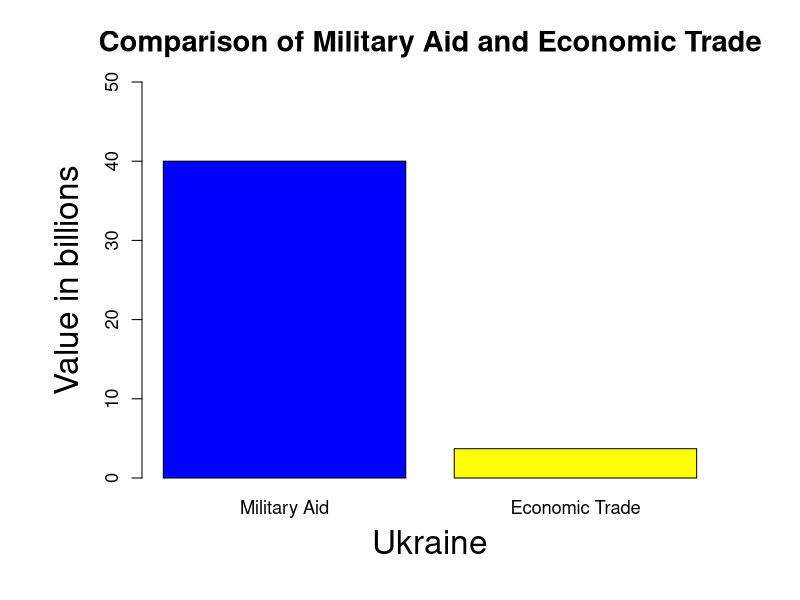
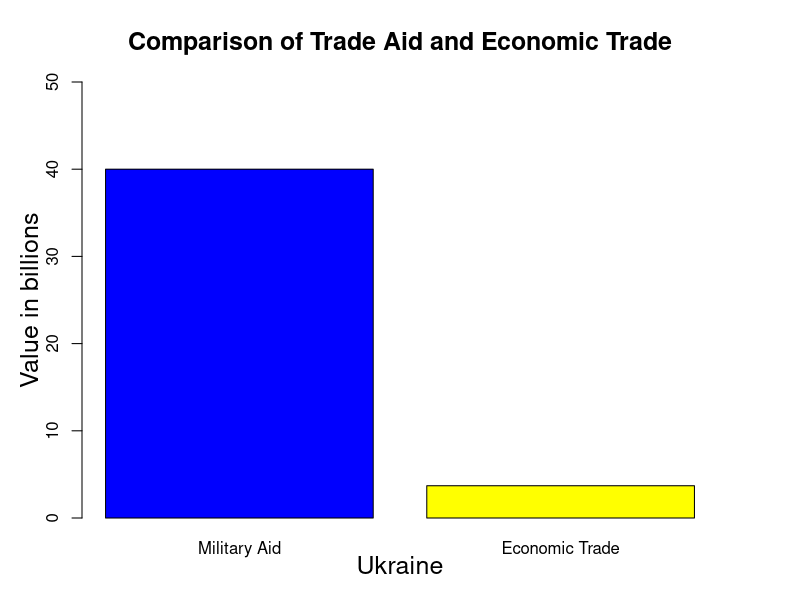
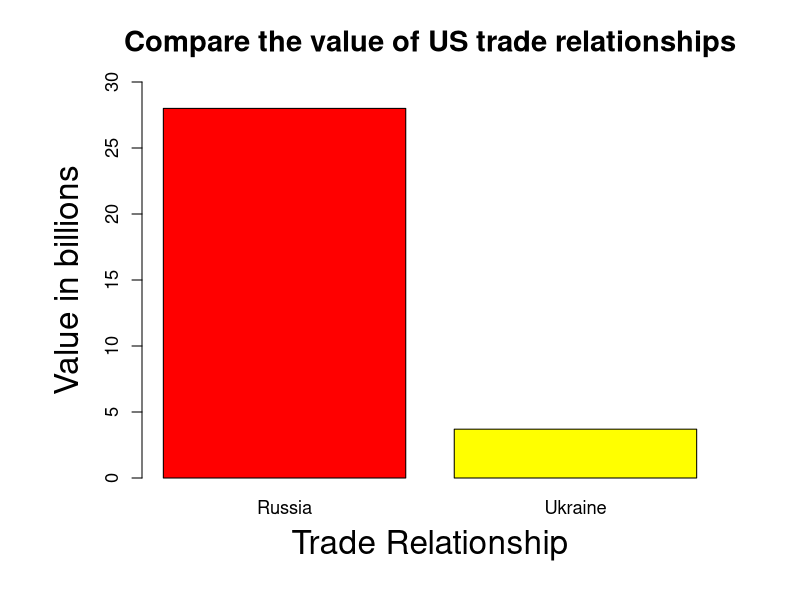
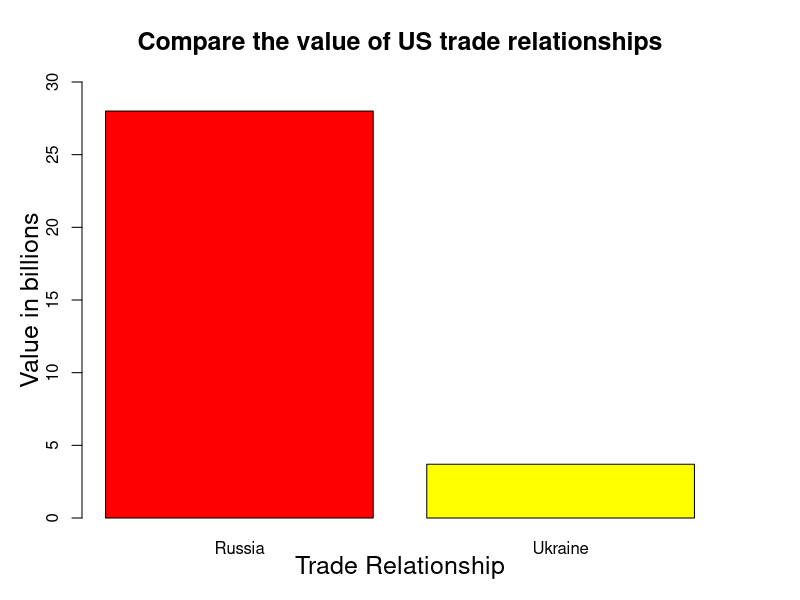
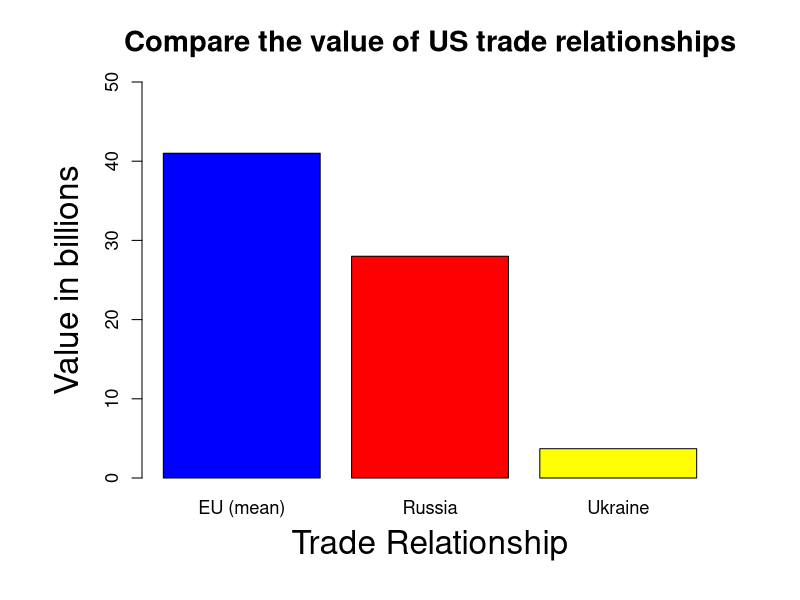
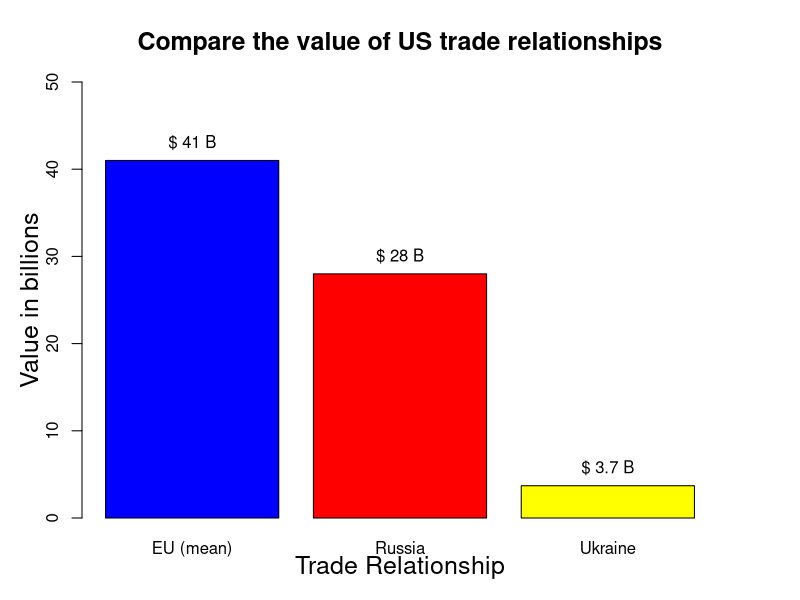

Recreate these plots in R, in order.

mil.aid <- 40
russo.trade <- 28
eco.trade <- 3.7

png( "viz/ukraine-4v40b.png", 
      width = 1000, height = 750, 
      units = "px", pointsize = 16, 
      bg = rgb( 248, 245, 236, maxColorValue = 255 ) 
)

par( 
    cex.main = 1.75, cex.axis = 1.10, cex.lab = 1.25,
    # margins: bottom, left, top and right
    par( mar = c( 6, 7, 4, 4 ) + 0.1 )  
)

x <- barplot( 
        c( mil.aid, eco.trade ),  names = c( "Military Aid", "Economic Trade"), 
        main = "Comparison of Military Aid and Economic Trade",
        ylim = c( 0, 50 ), xlab="", ylab="", 
        col = c( "blue", "yellow" ) 
) 

title( xlab="Ukraine", cex.lab = 2, line = 3 )
title( ylab="Value in billions", cex.lab = 2, line = 3 )

dev.off()

#
# We need to reconfigure values for png and par. Otherwise, the
# previously configured values (from above) continue to prevail.
#
png( "viz/ukraine-4v40b-tumblr.png", 
      width = 500, height = 375, 
      units = "px", pointsize = 9, 
      bg = rgb( 248, 245, 236, maxColorValue = 255 ) 
)

par( 
    cex.main = 1.5, cex.axis = 1, cex.lab = 1,
    # margins: bottom, left, top and right
    par( mar = c( 4, 4, 4, 4 ) + 0.1 )  
)

x <- barplot( 
        c( mil.aid, eco.trade ),  names = c( "Military Aid", "Economic Trade"), 
        main = "Comparison of Trade Aid and Economic Trade",
        ylim = c( 0, 50 ), xlab="", ylab="", 
        col = c( "blue", "yellow" ) 
) 

title( xlab="Ukraine", cex.lab = 1.5, line = 2 )
title( ylab="Value in billions", cex.lab = 1.5, line = 2 )

#
##############################################################
#

png( "viz/russo-ukraine.png", 
      width = 1000, height = 750, 
      units = "px", pointsize = 16, 
      bg = rgb( 248, 245, 236, maxColorValue = 255 ) 
)

par( 
    cex.main = 1.75, cex.axis = 1.10, cex.lab = 1.25,
    # margins: bottom, left, top and right
    par( mar = c( 6, 7, 4, 4 ) + 0.1 )  
)

x <- barplot( 
        c( russo.trade, eco.trade ),  names = c( "Russia", "Ukraine"), 
        main = "Compare the value of US trade relationships",
        ylim = c( 0, 30 ), xlab="", ylab="", 
        col = c( "red", "yellow" ) 
) 

title( xlab="Trade Relationship", cex.lab = 2, line = 3 )
title( ylab="Value in billions", cex.lab = 2, line = 3 )

dev.off()


#
##############################################################
#


#
# We need to reconfigure values for png and par. Otherwise, the
# previously configured values (from above) continue to prevail.
#
png( "viz/russo-ukraine-tumblr.png", 
      width = 500, height = 375, 
      units = "px", pointsize = 9, 
      bg = rgb( 248, 245, 236, maxColorValue = 255 ) 
)

par( 
    cex.main = 1.5, cex.axis = 1, cex.lab = 1,
    # margins: bottom, left, top and right
    par( mar = c( 4, 4, 4, 4 ) + 0.1 )  
)

x <- barplot( 
        c( russo.trade, eco.trade ),  names = c( "Russia", "Ukraine"), 
        main = "Compare the value of US trade relationships",
        ylim = c( 0, 30 ), xlab="", ylab="", 
        col = c( "red", "yellow" ) 
) 

title( xlab="Trade Relationship", cex.lab = 1.5, line = 2 )
title( ylab="Value in billions", cex.lab = 1.5, line = 2 )

dev.off()


#
##############################################################
#

tai.trade       <- 90.6
eu.mean.trade   <- round( 40.7404 )

png( "viz/eu-ukraine.png", 
      width = 1000, height = 750, 
      units = "px", pointsize = 16, 
      bg = rgb( 248, 245, 236, maxColorValue = 255 ) 
)

par( 
    cex.main = 1.75, cex.axis = 1.10, cex.lab = 1.25,
    # margins: bottom, left, top and right
    par( mar = c( 6, 7, 4, 4 ) + 0.1 )  
)

x <- barplot( 
        c( eu.mean.trade, russo.trade, eco.trade ),  
        names = c( "EU (mean)", "Russia", "Ukraine"), 
        main = "Compare the value of US trade relationships",
        ylim = c( 0, 50 ), xlab="", ylab="", 
        col = c( "blue", "red", "yellow" ) 
) 

title( xlab="Trade Relationship", cex.lab = 2, line = 3 )
title( ylab="Value in billions", cex.lab = 2, line = 3 )

dev.off()


#
##############################################################
#


#
# We need to reconfigure values for png and par. Otherwise, the
# previously configured values (from above) continue to prevail.
#
png( "viz/eu-ukraine-tumblr.png", 
      width = 500, height = 375, 
      units = "px", pointsize = 9, 
      bg = rgb( 248, 245, 236, maxColorValue = 255 ) 
)

par( 
    cex.main = 1.5, cex.axis = 1, cex.lab = 1,
    # margins: bottom, left, top and right
    par( mar = c( 4, 4, 4, 4 ) + 0.1 )  
)

x <- barplot( 
        c( eu.mean.trade, russo.trade, eco.trade ),  
        names = c( "EU (mean)", "Russia", "Ukraine"), 
        main = "Compare the value of US trade relationships",
        ylim = c( 0, 50 ), xlab="", ylab="", 
        col = c( "blue", "red", "yellow" ) 
)  

trade.volume <- c( eu.mean.trade, russo.trade, eco.trade )
trade.volume.deco <- paste( "$", trade.volume, "B" )
y.loc <- trade.volume + 2
#
# The `text()` . . . procedure(?) . . . wants vectors for its first
# three parameters.
#
text( x, y.loc, trade.volume.deco )

title( xlab="Trade Relationship", cex.lab = 1.5, line = 2 )
title( ylab="Value in billions", cex.lab = 1.5, line = 2 )

dev.off()


# --- END --- #

